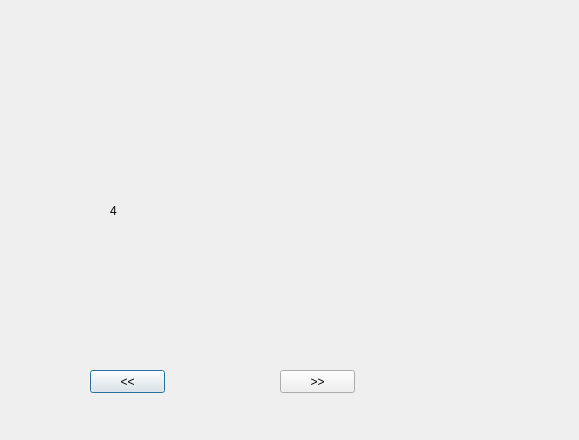
<?xml version="1.0" encoding="UTF-8"?>
<ui version="4.0">
 <class>Dialog</class>
 <widget class="QDialog" name="Dialog">
  <property name="geometry">
   <rect>
    <x>0</x>
    <y>0</y>
    <width>579</width>
    <height>440</height>
   </rect>
  </property>
  <property name="windowTitle">
   <string>Dialog</string>
  </property>
  <widget class="QStackedWidget" name="stackedWidget">
   <property name="geometry">
    <rect>
     <x>90</x>
     <y>80</y>
     <width>371</width>
     <height>251</height>
    </rect>
   </property>
   <property name="currentIndex">
    <number>3</number>
   </property>
   <widget class="QWidget" name="page">
    <widget class="QLabel" name="label">
     <property name="geometry">
      <rect>
       <x>6</x>
       <y>12</y>
       <width>361</width>
       <height>231</height>
      </rect>
     </property>
     <property name="text">
      <string>TextLabel</string>
     </property>
    </widget>
   </widget>
   <widget class="QWidget" name="page_2">
    <widget class="QLabel" name="label_2">
     <property name="geometry">
      <rect>
       <x>20</x>
       <y>20</y>
       <width>331</width>
       <height>221</height>
      </rect>
     </property>
     <property name="text">
      <string>2</string>
     </property>
    </widget>
   </widget>
   <widget class="QWidget" name="page_3">
    <widget class="QLabel" name="label_3">
     <property name="geometry">
      <rect>
       <x>10</x>
       <y>20</y>
       <width>351</width>
       <height>221</height>
      </rect>
     </property>
     <property name="text">
      <string>3</string>
     </property>
    </widget>
   </widget>
   <widget class="QWidget" name="page_4">
    <widget class="QLabel" name="label_4">
     <property name="geometry">
      <rect>
       <x>20</x>
       <y>20</y>
       <width>311</width>
       <height>221</height>
      </rect>
     </property>
     <property name="text">
      <string>4</string>
     </property>
    </widget>
   </widget>
  </widget>
  <widget class="QPushButton" name="pushButton">
   <property name="geometry">
    <rect>
     <x>90</x>
     <y>370</y>
     <width>75</width>
     <height>23</height>
    </rect>
   </property>
   <property name="text">
    <string>&lt;&lt;</string>
   </property>
  </widget>
  <widget class="QPushButton" name="pushButton_2">
   <property name="geometry">
    <rect>
     <x>280</x>
     <y>370</y>
     <width>75</width>
     <height>23</height>
    </rect>
   </property>
   <property name="text">
    <string>&gt;&gt;</string>
   </property>
  </widget>
 </widget>
 <resources/>
 <connections/>
</ui>
